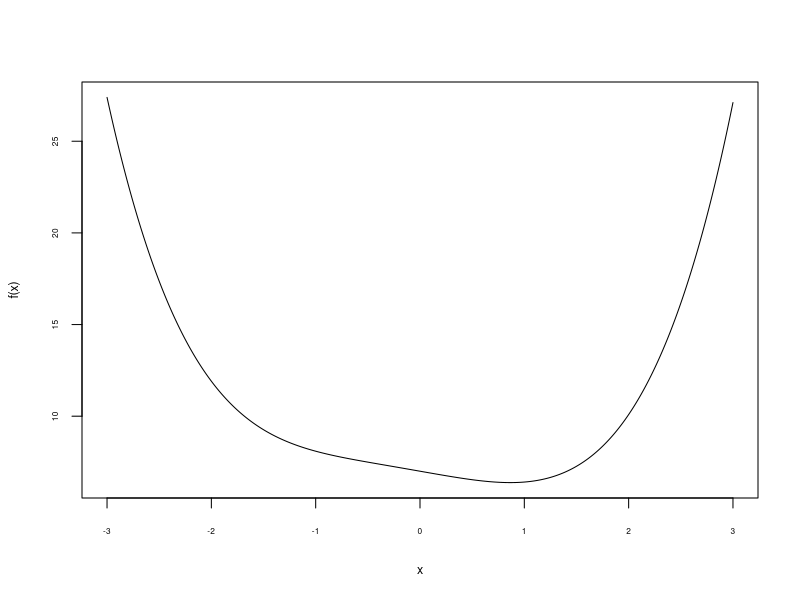
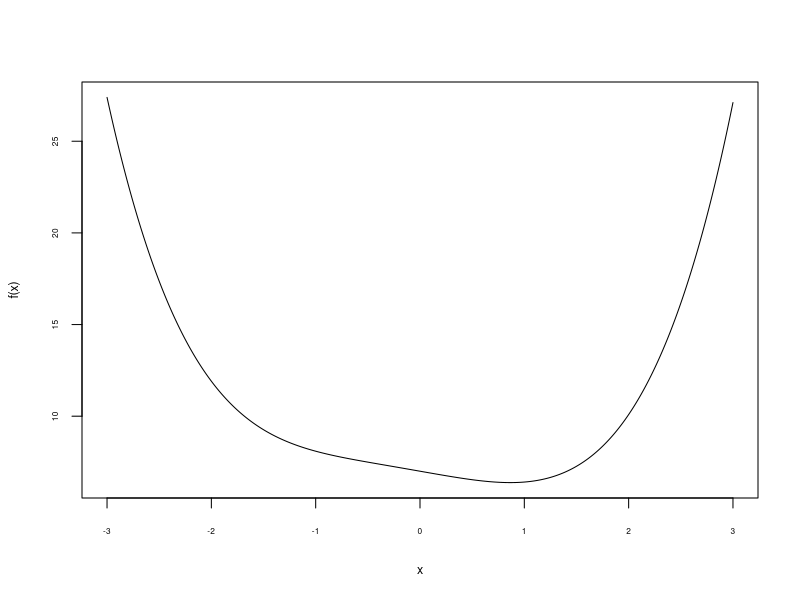
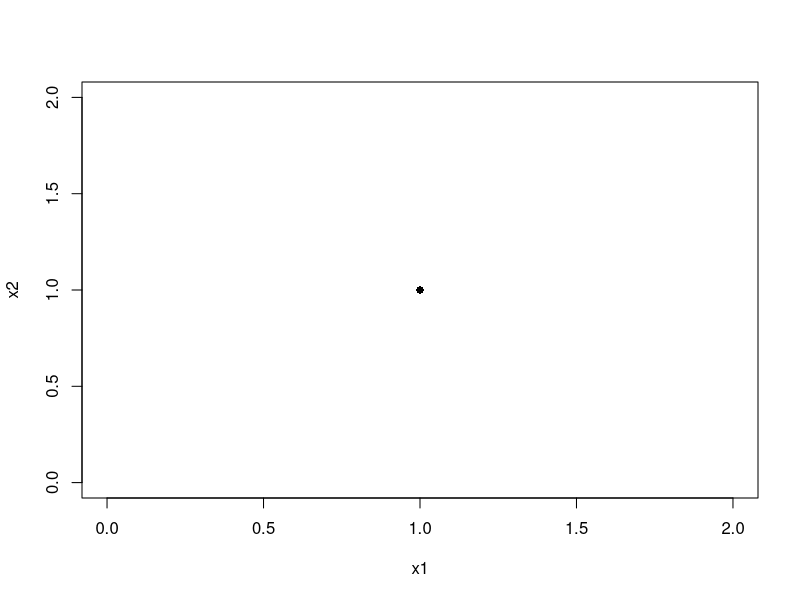
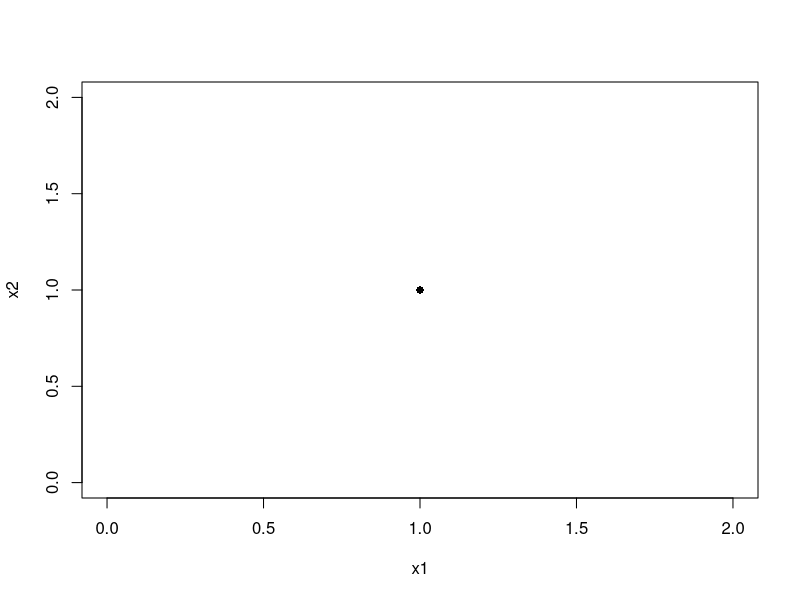
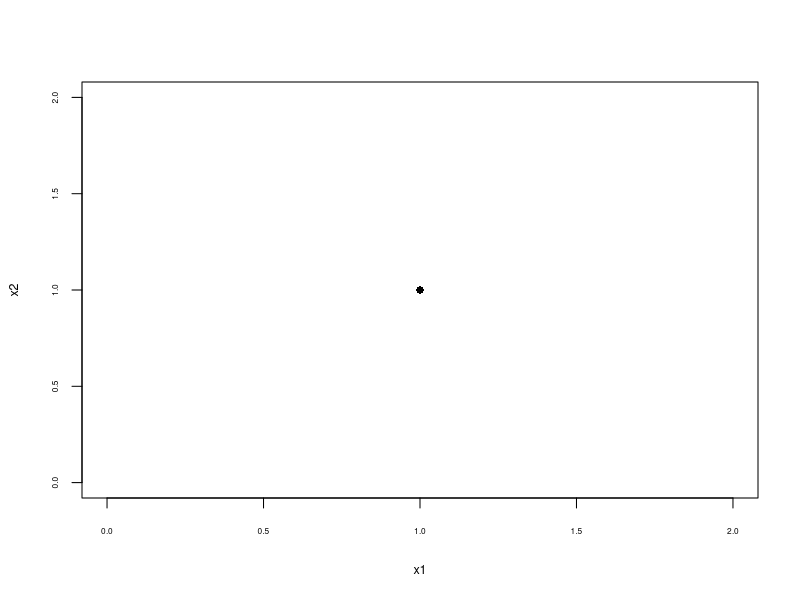
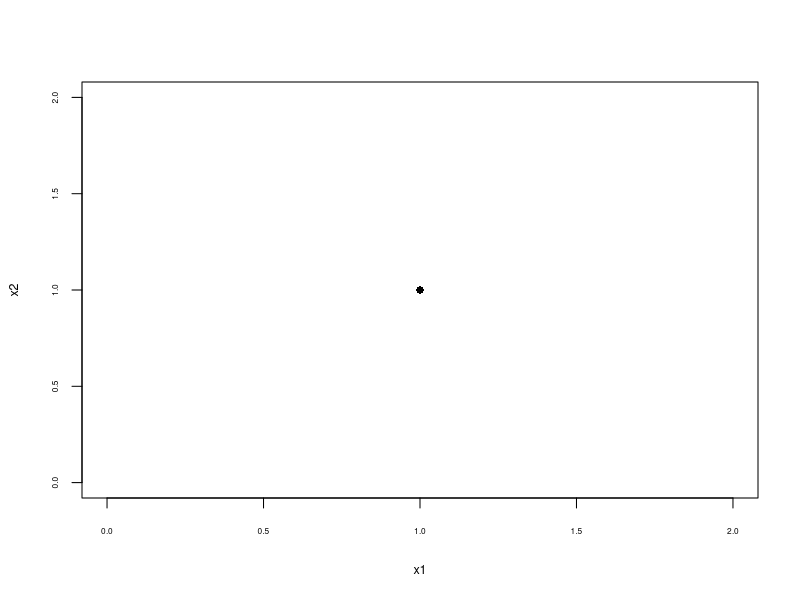
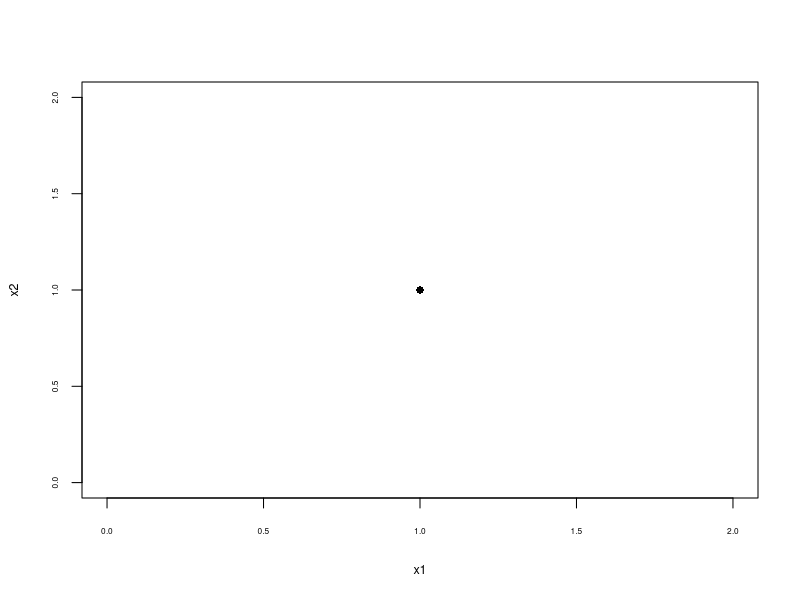
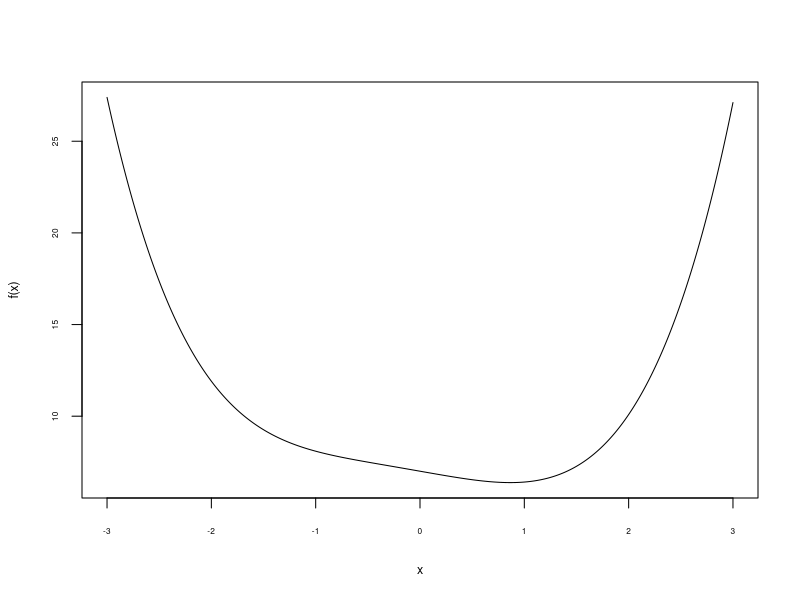

The R source for these figures, in order:
## ---- chunk 1
fx <- function(x){
  x^4/4 - sin(x) + 7
}
gridpts <- seq(-3, 3, 0.01)
plot(gridpts, fx(gridpts), type="l",
     xlab = "x", ylab = "f(x)", cex.lab=0.75, cex.axis=0.5)
## ---- chunk 2
fx <- function(x){
  x^4/4 - sin(x) + 7
}
gridpts <- seq(-3, 3, 0.01)
plot(gridpts, fx(gridpts), type="l",
     xlab = "x", ylab = "f(x)", cex.lab=0.75, cex.axis=0.5)
## ---- chunk 3
plot(x = 1, y = 1, pch=16, xlab="x1", ylab = "x2", xlim = c(0, 2), ylim=c(0, 2))
## ---- chunk 4
plot(x = 1, y = 1, pch=16, xlab="x1", ylab = "x2", xlim = c(0, 2), ylim=c(0, 2))
## ---- chunk 5
plot(x = 1, y = 1, pch=16, xlab="x1", ylab = "x2", xlim = c(0, 2), ylim=c(0, 2),
     cex.lab=0.75, cex.axis=0.5)
## ---- chunk 6
plot(x = 1, y = 1, pch=16, xlab="x1", ylab = "x2", xlim = c(0, 2), ylim=c(0, 2),
     cex.lab=0.75, cex.axis=0.5)
## ---- chunk 7
plot(x = 1, y = 1, pch=16, xlab="x1", ylab = "x2", xlim = c(0, 2), ylim=c(0, 2),
     cex.lab=0.75, cex.axis=0.5)
## ---- chunk 8
fx <- function(x){
  x^4/4 - sin(x) + 7
}
gridpts <- seq(-3, 3, 0.01)
plot(gridpts, fx(gridpts), type="l",
     xlab = "x", ylab = "f(x)", cex.lab=0.75, cex.axis=0.5)
